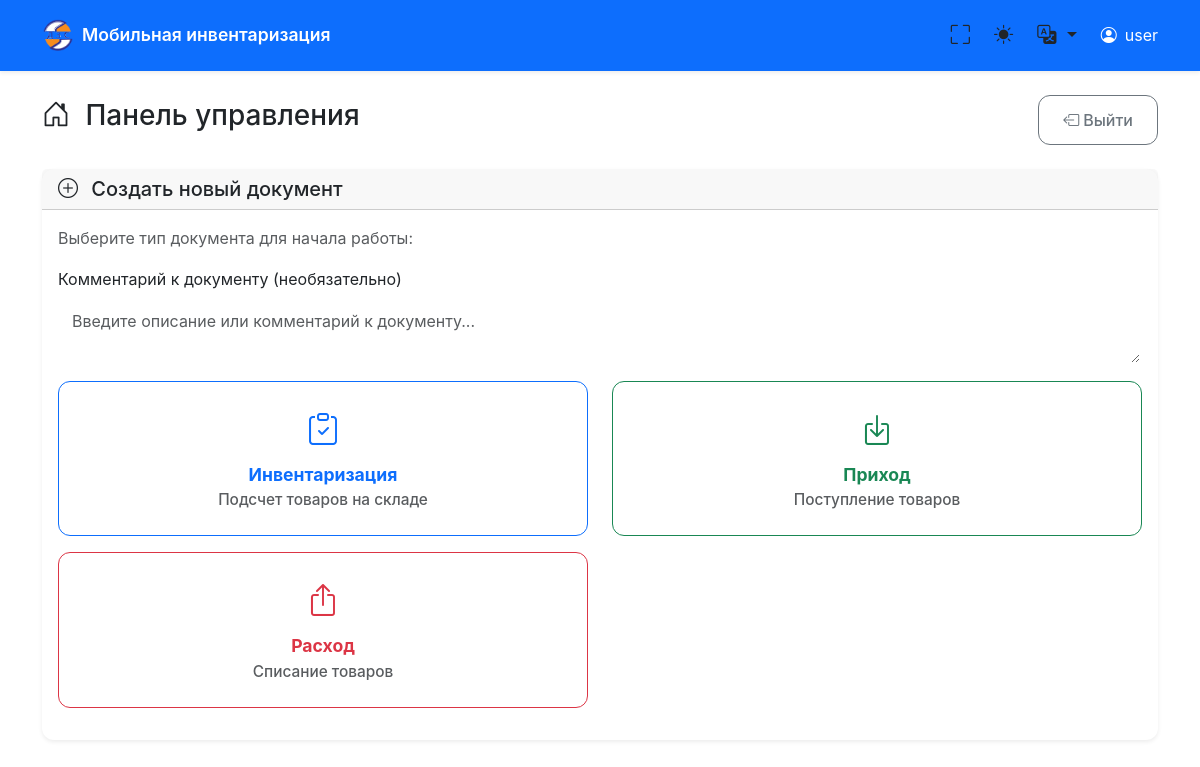
The page /dashboard/6 on the database as committed earlier.
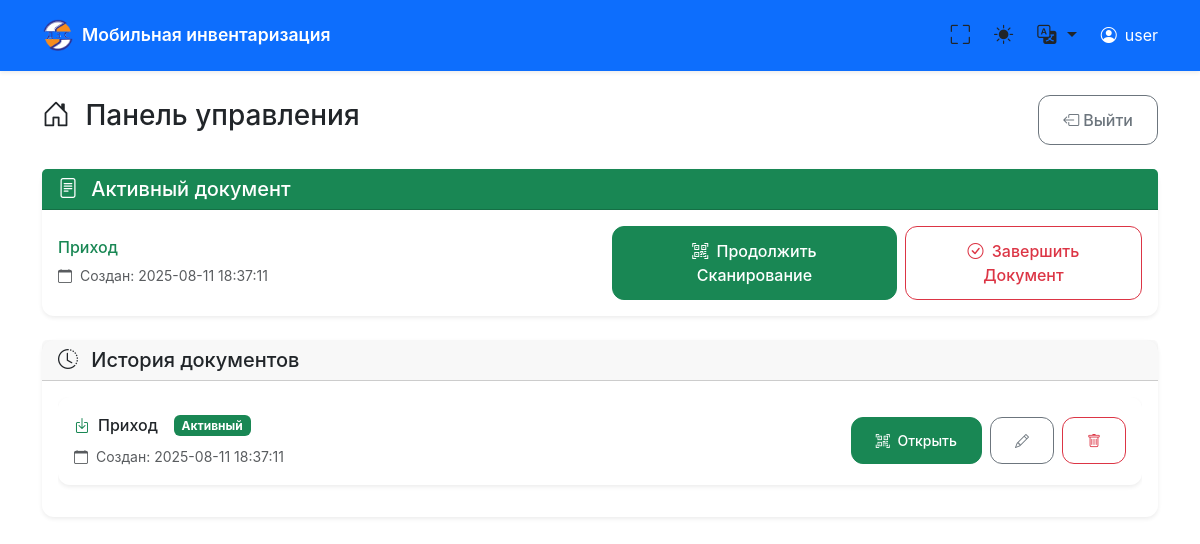
The same page on the database as committed later.
### tables this page shows
CREATE TABLE documents (
            id INTEGER PRIMARY KEY AUTOINCREMENT,
            user_id INTEGER NOT NULL,
            doc_type TEXT NOT NULL,
            status TEXT NOT NULL DEFAULT 'active',
            created_at TEXT NOT NULL,
            closed_at TEXT, comment TEXT DEFAULT '',
            FOREIGN KEY (user_id) REFERENCES users (id)
        );

### main.py (the view)
@app.get("/dashboard/{user_id}", response_class=HTMLResponse)
async def dashboard(request: Request, user_id: int):
    conn = get_db_connection()
    cursor = conn.cursor()
    cursor.execute("SELECT * FROM users WHERE id = ?", (user_id,))
    user = cursor.fetchone()
    if not user:
        conn.close()
        raise HTTPException(status_code=404, detail="Пользователь не найден")
    user_dict = dict(user)
    if is_admin(user_dict['name']):
        conn.close()
        return RedirectResponse(url=f"/admin/{user_id}", status_code=303)
    active_doc = get_active_document(user_id)
    user_documents = get_user_documents(user_id)
    conn.close()
    current_lang = get_user_language(request)
    locale = load_locale(current_lang)
    return templates.TemplateResponse("dashboard.html", {
        "request": request,
        "user": user_dict,
        "active_doc": active_doc,
        "documents": user_documents,
        "locale": locale,
        "current_lang": current_lang
    })

### templates/dashboard.html (shortened to what the changed rows need)
{% extends "base.html" %}
{% block content %}
<div class="row">
    <div class="col-12">
        <div class="d-flex justify-content-between align-items-center mb-4">
            <h1 class="h3">
                <i class="bi bi-house-door me-2"></i>
                Панель управления
            </h1>
        </div>
    </div>
</div>
{% if active_doc %}
<div class="row mb-4">
    <div class="col-12">
                    <div class="card border-success">
                <div class="card-header bg-success text-white">
                    <h5 class="mb-0">
                        <i class="bi bi-file-text me-2"></i>
                        Активный документ
                    </h5>
                </div>
                <div class="card-body">
                    <div class="row align-items-center">
                        <div class="col-12 col-md-6 mb-3 mb-md-0">
                            <h6 class="text-success mb-2">{{ active_doc.doc_type }}</h6>
                            <p class="text-muted mb-0 small">
                                <i class="bi bi-calendar me-1"></i>
                                Создан: {{ active_doc.created_at[:19].replace('T', ' ') }}
                            </p>
                        </div>
                        <div class="col-12 col-md-6">
                            <div class="d-grid d-md-flex gap-2 justify-content-md-end">
                                <a href="/scan/{{ user.id }}" class="btn btn-success">
                                    <i class="bi bi-qr-code-scan me-1"></i>
                                    <span class="d-none d-sm-inline">Продолжить </span>Сканирование
                                </a>
                                <form method="post" action="/close_document/{{ user.id }}" class="d-inline">
                                    <button type="submit" class="btn btn-outline-danger w-100 w-md-auto"
                                            onclick="return confirm('Закрыть документ и сохранить CSV?')">
                                        <i class="bi bi-check-circle me-1"></i>
                                        <span class="d-none d-sm-inline">Завершить </span>Документ
                                    </button>
                                </form>
                            </div>
                        </div>
                    </div>
                </div>
            </div>
    </div>
</div>
{% else %}
<div class="row mb-4">
    <div class="col-12">
        <div class="card">
            <div class="card-header">
                <h5 class="mb-0">
                    <i class="bi bi-plus-circle me-2"></i>
                    Создать новый документ
                </h5>
            </div>
            <div class="card-body">
                <p class="text-muted">Выберите тип документа для начала работы:</p>
                <form method="post" action="/create_document/{{ user.id }}" id="createDocForm">
                    <div class="mb-3">
                        <label for="comment" class="form-label">Комментарий к документу (необязательно)</label>
                        <textarea class="form-control" id="comment" name="comment" rows="2"
                                  placeholder="Введите описание или комментарий к документу..."></textarea>
                    </div>
                    <div class="row">
                        <div class="col-md-6 mb-3">
                            <button type="submit" name="doc_type" value="inventory"
                                    class="btn btn-outline-primary btn-lg w-100 h-100 py-4">
                                <i class="bi bi-clipboard-check" style="font-size: 2rem;"></i>
                                <div class="mt-2">
                                    <strong>Инвентаризация</strong>
                                    <div class="small text-muted">Подсчет товаров на складе</div>
                                </div>
                            </button>
                        </div>
                        <div class="col-md-6 mb-3">
                            <button type="submit" name="doc_type" value="receipt"
                                    class="btn btn-outline-success btn-lg w-100 h-100 py-4">
                                <i class="bi bi-box-arrow-in-down" style="font-size: 2rem;"></i>
                                <div class="mt-2">
                                    <strong>Приход</strong>
                                    <div class="small text-muted">Поступление товаров</div>
                                </div>
                            </button>
                        </div>
                        <div class="col-md-6 mb-3">
                            <button type="submit" name="doc_type" value="expense"
                                    class="btn btn-outline-danger btn-lg w-100 h-100 py-4">
                                <i class="bi bi-box-arrow-up" style="font-size: 2rem;"></i>
                                <div class="mt-2">
                                    <strong>Расход</strong>
                                    <div class="small text-muted">Списание товаров</div>
                                </div>
                            </button>
                        </div>
                    </div>
                </form>
            </div>
        </div>
    </div>
</div>
{% endif %}
{% if documents %}
<div class="row">
    <div class="col-12">
        <div class="card">
            <div class="card-header">
                <h5 class="mb-0">
                    <i class="bi bi-clock-history me-2"></i>
                    История документов
                </h5>
            </div>
            <div class="card-body">
                <div class="table-responsive">
                    <div class="row">
                        {% for doc in documents %}
                        <div class="col-12 mb-3">
                            <div class="card">
                                <div class="card-body">
                                    <div class="row align-items-center">
                                        <div class="col-md-8">
                                            <div class="d-flex align-items-center mb-2">
                                                {% if doc.doc_type == 'Инвентаризация' %}
                                                    <i class="bi bi-clipboard-check text-primary me-2"></i>
                                                {% else %}
                                                    <i class="bi bi-box-arrow-in-down text-success me-2"></i>
                                                {% endif %}
                                                <h6 class="mb-0 me-3">{{ doc.doc_type }}</h6>
                                                {% if doc.status == 'active' %}
                                                    <span class="badge bg-success">Активный</span>
                                                {% else %}
                                                    <span class="badge bg-secondary">Закрыт</span>
                                                {% endif %}
                                            </div>
                                            <div class="small text-muted">
                                                <i class="bi bi-calendar me-1"></i>
                                                Создан: {{ doc.created_at[:19].replace('T', ' ') }}
                                            </div>
                                        </div>
                                        <div class="col-md-4">
                                            <div class="d-flex flex-wrap gap-2 justify-content-md-end">
                                                {% if doc.status == 'closed' %}
                                                    <form method="post" action="/regenerate_csv/{{ user.id }}" class="d-inline">
                                                        <input type="hidden" name="document_id" value="{{ doc.id }}">
                                                        <button type="submit" class="btn btn-sm btn-outline-primary">
                                                            <i class="bi bi-download me-1"></i>
                                                            <span class="d-none d-sm-inline">Выгрузить</span>
                                                        </button>
                                                    </form>
                                                {% else %}
                                                    <a href="/scan/{{ user.id }}" class="btn btn-sm btn-success">
                                                        <i class="bi bi-qr-code-scan me-1"></i>
                                                        <span class="d-none d-sm-inline">Открыть</span>
                                                    </a>
                                                {% endif %}
                                                <button class="btn btn-sm btn-outline-secondary"
                                                        onclick="editComment({{ doc.id }}, '{{ doc.comment|e }}')"
                                                        title="Редактировать комментарий">
                                                    <i class="bi bi-pencil"></i>
                                                </button>
                                                <form method="post" action="/delete_document/{{ user.id }}" class="d-inline">
                                                    <button type="submit" class="btn btn-sm btn-outline-danger"
                                                            onclick="return confirm('Удалить документ? Это действие нельзя отменить!')"
                                                            title="Удалить документ">
                                                        <i class="bi bi-trash"></i>
                                                    </button>
                                                </form>
                                            </div>
                                        </div>
                                    </div>
                                </div>
                            </div>
                        </div>
                        {% endfor %}
                    </div>
                </div>
            </div>
        </div>
    </div>
</div>
{% endif %}
{% endblock %}

Rows that differ between the two databases and show on the page:
added documents: doc_type "Приход", created_at "2025-08-11 18:37:11", status "Активный"
Other text that changed with them:
text no longer shown: "Создать новый документ Выберите тип документа для начала работы: Комментарий к документу (необязательно) Инвентаризация Подсчет товаров на складе Приход Поступление товаров Расход Списание товаров"
text now shown: "Активный документ Создан: Продолжить Сканирование Завершить Документ История документов"
